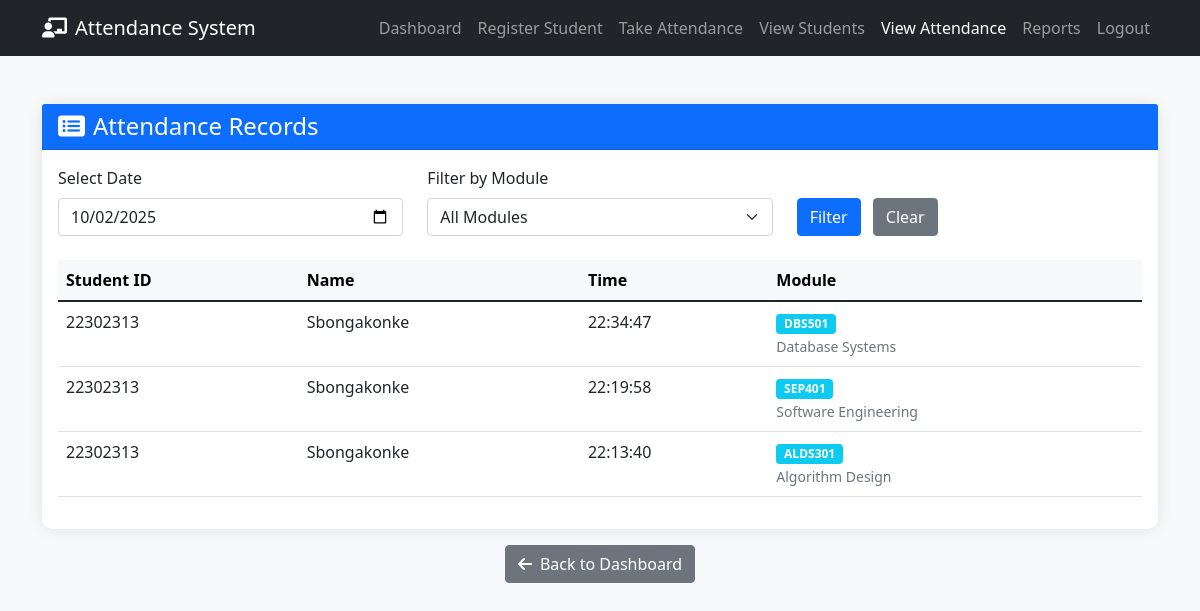
/view_attendance (signed in), run on the app's committed database.
### tables this page shows
CREATE TABLE attendance (
            id INTEGER PRIMARY KEY AUTOINCREMENT, 
            student_id TEXT, 
            date TEXT, 
            time TEXT, 
            module_code TEXT,
            FOREIGN KEY (student_id) REFERENCES students (student_id)
        );

CREATE TABLE students (
            id INTEGER PRIMARY KEY AUTOINCREMENT,
            student_id TEXT UNIQUE NOT NULL, 
            name TEXT NOT NULL, 
            mobile TEXT NOT NULL, 
            password TEXT NOT NULL,
            photo_path TEXT,
            face_encoding BLOB,
            created_at TIMESTAMP DEFAULT CURRENT_TIMESTAMP
        );

### app.py (the view)
@app.route("/view_attendance")
@lecturer_required
def view_attendance():
    date_filter = request.args.get('date', datetime.now().strftime("%Y-%m-%d"))
    module_filter = request.args.get('module', '')
    conn = get_db_connection()
    query = """
        SELECT s.student_id, s.name, a.time, a.module_code
        FROM attendance a
        JOIN students s ON a.student_id = s.student_id
        WHERE a.date = ?
    """
    params = [date_filter]
    if module_filter:
        query += " AND a.module_code = ?"
        params.append(module_filter)
    query += " ORDER BY a.time DESC"
    attendance_records = conn.execute(query, tuple(params)).fetchall()
    conn.close()
    return render_template("view_attendance.html",
                           attendance_records=attendance_records,
                           selected_date=date_filter,
                           selected_module=module_filter,
                           modules=MODULES)

### app.py (called while the page is built)
def lecturer_required(f):
    @wraps(f)
    def decorated_function(*args, **kwargs):
        if "lecturer" not in session:
            flash("Lecturer access required", "warning")
            return redirect("/lecturer_login")
        return f(*args, **kwargs)
    return decorated_function

def get_db_connection():
    conn = sqlite3.connect(DB_NAME)
    conn.row_factory = sqlite3.Row
    return conn

### templates/view_attendance.html (shortened to what this page needs)
<!DOCTYPE html>
<html lang="en">
<head>
    <link href="https://cdn.jsdelivr.net/npm/bootstrap@5.1.3/dist/css/bootstrap.min.css" rel="stylesheet">
    <link rel="stylesheet" href="https://cdnjs.cloudflare.com/ajax/libs/font-awesome/6.0.0/css/all.min.css">
</head>
<body>
    <nav class="navbar navbar-expand-lg navbar-dark bg-dark">
        <div class="container">
            <a class="navbar-brand" href="/dashboard">
                <i class="fas fa-chalkboard-teacher me-2"></i>Attendance System
            </a>
            <div class="navbar-nav ms-auto">
                <a class="nav-link" href="/dashboard">Dashboard</a>
                <a class="nav-link" href="/register_student">Register Student</a>
                <a class="nav-link" href="/attendance">Take Attendance</a>
                <a class="nav-link" href="/view_students">View Students</a>
                <a class="nav-link active" href="/view_attendance">View Attendance</a>
                <a class="nav-link" href="/view_report">Reports</a>
                <a class="nav-link" href="/logout">Logout</a>
            </div>
        </div>
    </nav>
    <div class="container mt-5">
        <div class="row">
            <div class="col-12">
                <div class="card">
                    <div class="card-header bg-primary text-white">
                        <h4 class="mb-0"><i class="fas fa-list-alt me-2"></i>Attendance Records</h4>
                    </div>
                    <div class="card-body">
                        <form method="GET" class="mb-4">
                            <div class="row align-items-end">
                                <div class="col-md-4">
                                    <label for="date" class="form-label">Select Date</label>
                                    <input type="date" class="form-control" id="date" name="date" value="{{ selected_date }}">
                                </div>
                                <div class="col-md-4">
                                    <label for="module" class="form-label">Filter by Module</label>
                                    <select class="form-select" id="module" name="module">
                                        <option value="">All Modules</option>
                                    </select>
                                </div>
                                <div class="col-md-4">
                                    <button type="submit" class="btn btn-primary me-2">Filter</button>
                                    <a href="/view_attendance" class="btn btn-secondary">Clear</a>
                                </div>
                            </div>
                        </form>
                        {% if attendance_records %}
                            <div class="table-responsive">
                                <table class="table table-hover">
                                    <thead class="table-light">
                                        <tr>
                                            <th>Student ID</th>
                                            <th>Name</th>
                                            <th>Time</th>
                                            <th>Module</th>
                                        </tr>
                                    </thead>
                                    <tbody>
                                        {% for record in attendance_records %}
                                            <tr>
                                                <td>{{ record.student_id }}</td>
                                                <td>{{ record.name }}</td>
                                                <td>{{ record.time }}</td>
                                                <td>
                                                    <span class="badge bg-info">{{ record.module_code }}</span>
                                                    <br>
                                                    <small class="text-muted">{{ modules[record.module_code] }}</small>
                                                </td>
                                            </tr>
                                        {% endfor %}
                                    </tbody>
                                </table>
                            </div>
                        {% else %}
                            <div class="text-center py-4">
                                <i class="fas fa-clipboard-list fa-3x text-muted mb-3"></i>
                                <p class="text-muted">No attendance records found for {{ selected_date }}{% if selected_module %} in {{ selected_module }}{% endif %}.</p>
                            </div>
                        {% endif %}
                    </div>
                </div>
                <div class="mt-3 text-center">
                    <a href="/dashboard" class="btn btn-secondary">
                        <i class="fas fa-arrow-left me-2"></i>Back to Dashboard
                    </a>
                </div>
            </div>
        </div>
    </div>
</body>
</html>

### templates/view_attendance.html (style rules this page uses)
body { background-color: #f8f9fa; }
.card { box-shadow: 0 0 15px rgba(0,0,0,0.1); border: none; border-radius: 10px; }

### data on the page
attendance: student_id "22302313", name "Sbongakonke", time "22:34:47", module_code "DBS501", module_code "Database Systems"
attendance: student_id "22302313", name "Sbongakonke", time "22:19:58", module_code "SEP401", module_code "Software Engineering"
attendance: student_id "22302313", name "Sbongakonke", time "22:13:40", module_code "ALDS301", module_code "Algorithm Design"
